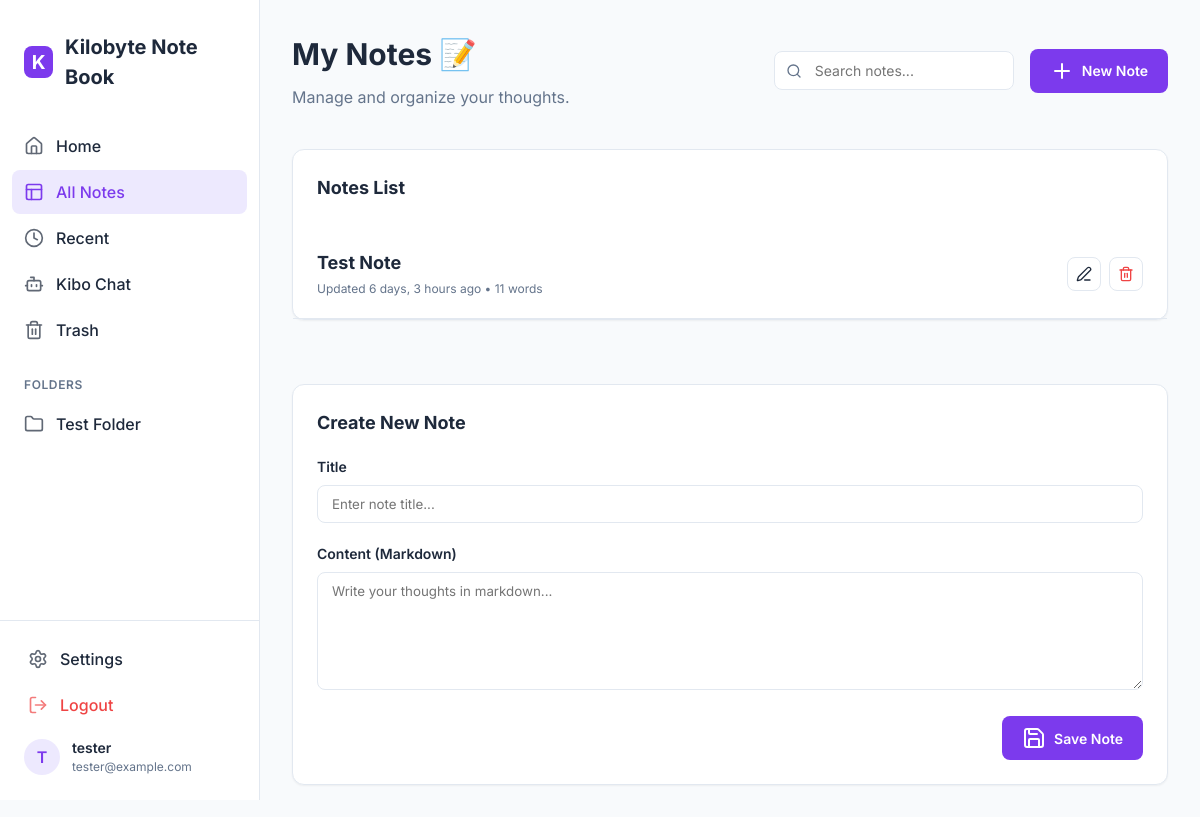
The page /home/ (signed in) on the database its author committed.
### main/models.py (models this page shows, shortened)
class Folder(models.Model):
    name = models.CharField(max_length=100)
    user = models.ForeignKey(User, on_delete=models.CASCADE)

class Note(models.Model):
    title = models.CharField(max_length=200)
    content = models.TextField()
    user = models.ForeignKey(User, on_delete=models.CASCADE)
    folder = models.ForeignKey(Folder, on_delete=models.SET_NULL, null=True, blank=True, related_name='notes')
    is_favorite = models.BooleanField(default=False)
    is_trashed = models.BooleanField(default=False)
    created_at = models.DateTimeField(auto_now_add=True)
    updated_at = models.DateTimeField(auto_now=True)
    deleted_at = models.DateTimeField(null=True, blank=True)

### main/views.py (the view)
# urls.py: 2. Add a URL to urlpatterns:  path('', views.home, name='home')
@login_required(login_url='/login/')
def home(request):
    notes = Note.objects.filter(user=request.user)
    form = NoteForm(request.POST or None)
    if form.is_valid():
        note = form.save(commit=False)
        note.user = request.user
        note.save()
        messages.success(request, 'Note added successfully!')
        return redirect('home')
    context = {
        'notes': notes,
        'form': form
    }
    return render(request, 'main/home.html', context)

### main/forms.py
class NoteForm(forms.ModelForm):
    class Meta:
        model = Note
        fields = ['title', 'content']

### main/context_processors.py (called while the page is built)
def folders_processor(request):
    if request.user.is_authenticated:
        user_settings, _ = UserSettings.objects.get_or_create(user=request.user)
        return {
            'user_folders': Folder.objects.filter(user=request.user),
            'user_settings': user_settings
        }
    return {'user_folders': []}

### main/templates/main/home.html (shortened to what this page needs)
{% extends 'main/base.html' %}
{% load static %}
{% block content %}
<div class="dashboard-header animate-fade-in" style="display: flex; justify-content: space-between; align-items: center;">
    <div>
        <h2 class="greeting">My Notes 📝</h2>
        <p class="sub-greeting">Manage and organize your thoughts.</p>
    </div>
    <div style="display: flex; gap: 1rem; align-items: center;">
        <div style="position: relative;">
            <i data-lucide="search" style="position: absolute; left: 0.75rem; top: 50%; transform: translateY(-50%); width: 16px; height: 16px; color: var(--text-muted);"></i>
            <input type="text" placeholder="Search notes..." style="padding-left: 2.5rem; width: 240px; font-size: 0.875rem;">
        </div>
        <button class="btn btn-primary" onclick="document.getElementById('new-note-form').scrollIntoView({behavior: 'smooth'})">
            <i data-lucide="plus"></i>
            New Note
        </button>
    </div>
</div>
<div class="section-grid animate-fade-in" style="animation-delay: 0.1s; grid-template-columns: 1fr;">
    <div class="card" style="padding: 0; margin-bottom: 2rem;">
        <div class="section-title" style="padding: 1.5rem 1.5rem 0.5rem;">Notes List</div>
        {% for note in notes %}
        <div class="note-list-item" style="padding: 1.25rem 1.5rem;">
            <div class="note-info">
                <a href="{% url 'note_view' note.id %}" style="text-decoration: none; color: inherit;">
                    <h4 style="font-size: 1.125rem;">{{ note.title }}</h4>
                </a>
                <div class="note-meta">Updated {{ note.updated_at|timesince }} ago • {{ note.content|wordcount }} words</div>
            </div>
            <div style="display: flex; gap: 0.5rem;">
                <a href="{% url 'edit_note' note.id %}" class="btn btn-outline" style="padding: 0.5rem;"><i data-lucide="edit-3" style="width: 16px; height: 16px;"></i></a>
                <form method="POST" action="{% url 'delete_note' note.id %}" style="margin: 0;">
                    <button type="submit" class="btn btn-outline" style="padding: 0.5rem; color: var(--danger);" onclick="return confirm('Move this note to trash?')">
                        <i data-lucide="trash-2" style="width: 16px; height: 16px;"></i>
                    </button>
                </form>
            </div>
        </div>
        {% empty %}
        <div style="padding: 3rem; text-align: center; color: var(--text-muted);">
            <i data-lucide="file-text" style="width: 48px; height: 48px; margin-bottom: 1rem; opacity: 0.5;"></i>
            <p>No notes yet. Start by creating one below!</p>
        </div>
        {% endfor %}
    </div>
    <div id="new-note-form" class="card animate-fade-in" style="animation-delay: 0.2s;">
        <div class="section-title">Create New Note</div>
        <form method="POST">
            <div class="form-group">
                <label for="title">Title</label>
                <input type="text" id="title" name="title" placeholder="Enter note title..." required>
            </div>
            <div class="form-group">
                <label for="content">Content (Markdown)</label>
                <textarea id="content" name="content" rows="6" placeholder="Write your thoughts in markdown..." required></textarea>
            </div>
            <div style="display: flex; justify-content: flex-end;">
                <button type="submit" class="btn btn-primary">
                    <i data-lucide="save"></i>
                    Save Note
                </button>
            </div>
        </form>
    </div>
</div>
{% endblock %}

### main/templates/main/base.html (shortened to what this page needs)
{% load static %}
<!DOCTYPE html>
<html lang="en" {% if user_settings.dark_mode %}data-theme="dark"{% endif %}>
<head>
    <link rel="stylesheet" href="{% static 'main/css/style.css' %}">
</head>
<body>
    {% if user.is_authenticated and not hide_sidebar %}
    <div class="app-container">
        <aside class="sidebar" id="app-sidebar">
            <div class="sidebar-header">
                <div class="logo-icon">K</div>
                <h1 class="logo-text">Kilobyte Note Book</h1>
            </div>
            <nav class="sidebar-nav">
                <div class="nav-section">
                    <a href="{% url 'dashboard' %}" class="nav-item {% if request.resolver_match.url_name == 'dashboard' %}active{% endif %}">
                        <i data-lucide="home"></i>
                        Home
                    </a>
                    <a href="{% url 'home' %}" class="nav-item {% if request.resolver_match.url_name == 'home' %}active{% endif %}">
                        <i data-lucide="layout"></i>
                        All Notes
                    </a>
                    <a href="{% url 'recent_notes' %}" class="nav-item {% if request.resolver_match.url_name == 'recent_notes' %}active{% endif %}">
                        <i data-lucide="clock"></i>
                        Recent
                    </a>
                    <a href="{% url 'chatbot' %}" class="nav-item {% if request.resolver_match.url_name == 'chatbot' %}active{% endif %}">
                        <i data-lucide="bot"></i>
                        Kibo Chat
                    </a>
                    <a href="{% url 'trash' %}" class="nav-item {% if request.resolver_match.url_name == 'trash' %}active{% endif %}">
                        <i data-lucide="trash-2"></i>
                        Trash
                    </a>
                </div>
                <div class="nav-section">
                    <div class="nav-section-title">Folders</div>
                    {% for folder in user_folders %}
                    <a href="{% url 'folder_detail' folder.id %}" class="nav-item">
                        <i data-lucide="folder"></i>
                        {{ folder.name }}
                    </a>
                    {% empty %}
                    <a href="{% url 'folders' %}" class="nav-item text-muted" style="font-size: 0.75rem;">
                        <i data-lucide="plus-circle"></i>
                        Create a folder
                    </a>
                    {% endfor %}
                </div>
            </nav>
            <div class="sidebar-footer">
                <a href="{% url 'settings' %}" class="nav-item">
                    <i data-lucide="settings"></i>
                    Settings
                </a>
                <a href="{% url 'logout' %}" class="nav-item text-danger">
                    <i data-lucide="log-out"></i>
                    Logout
                </a>
                <div class="user-profile">
                    <div class="user-avatar">{{ user.username|first|upper }}</div>
                    <div class="user-info">
                        <div class="user-name">{{ user.username }}</div>
                        <div class="user-email">{{ user.email|default:"user@example.com" }}</div>
                    </div>
                </div>
            </div>
        </aside>
        <main class="main-content">
            {% block content %}{% endblock %}
        </main>
    </div>
    {% endif %}
</body>
</html>

### rows shown on the page
Folder: name "Test Folder"
Note: title "Test Note", updated_at "6 days, 3 hours", content "11"

### other values the page prints
{{ user.username|first|upper }} "T"
{{ user.username }} "tester"
{{ user.email|default:"user@example.com" }} "tester@example.com"
